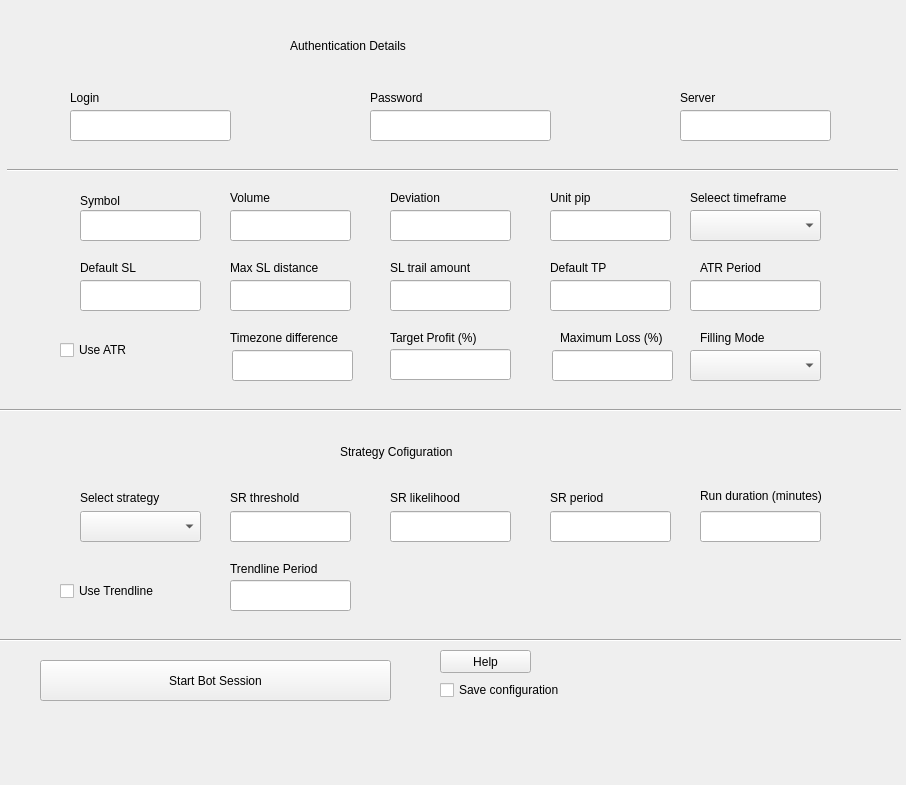
<?xml version="1.0" encoding="UTF-8"?>
<ui version="4.0">
 <class>Form</class>
 <widget class="QWidget" name="Form">
  <property name="geometry">
   <rect>
    <x>0</x>
    <y>0</y>
    <width>906</width>
    <height>785</height>
   </rect>
  </property>
  <property name="windowTitle">
   <string>Form</string>
  </property>
  <widget class="QLabel" name="volume_label">
   <property name="geometry">
    <rect>
     <x>230</x>
     <y>190</y>
     <width>61</width>
     <height>16</height>
    </rect>
   </property>
   <property name="text">
    <string>Volume</string>
   </property>
  </widget>
  <widget class="QLineEdit" name="deviation">
   <property name="geometry">
    <rect>
     <x>390</x>
     <y>210</y>
     <width>121</width>
     <height>31</height>
    </rect>
   </property>
  </widget>
  <widget class="QLabel" name="symbol_label">
   <property name="geometry">
    <rect>
     <x>80</x>
     <y>190</y>
     <width>71</width>
     <height>21</height>
    </rect>
   </property>
   <property name="text">
    <string>Symbol</string>
   </property>
  </widget>
  <widget class="QLabel" name="deviation_label">
   <property name="geometry">
    <rect>
     <x>390</x>
     <y>190</y>
     <width>61</width>
     <height>16</height>
    </rect>
   </property>
   <property name="text">
    <string>Deviation</string>
   </property>
  </widget>
  <widget class="QPushButton" name="start_button">
   <property name="geometry">
    <rect>
     <x>40</x>
     <y>660</y>
     <width>351</width>
     <height>41</height>
    </rect>
   </property>
   <property name="text">
    <string>Start Bot Session</string>
   </property>
  </widget>
  <widget class="QLabel" name="sl_trail_label">
   <property name="geometry">
    <rect>
     <x>390</x>
     <y>260</y>
     <width>81</width>
     <height>16</height>
    </rect>
   </property>
   <property name="text">
    <string>SL trail amount</string>
   </property>
  </widget>
  <widget class="QLineEdit" name="unit_pip">
   <property name="geometry">
    <rect>
     <x>550</x>
     <y>210</y>
     <width>121</width>
     <height>31</height>
    </rect>
   </property>
  </widget>
  <widget class="QLabel" name="unit_pip_label">
   <property name="geometry">
    <rect>
     <x>550</x>
     <y>190</y>
     <width>61</width>
     <height>16</height>
    </rect>
   </property>
   <property name="text">
    <string>Unit pip</string>
   </property>
  </widget>
  <widget class="QLabel" name="default_sl_label">
   <property name="geometry">
    <rect>
     <x>80</x>
     <y>260</y>
     <width>61</width>
     <height>16</height>
    </rect>
   </property>
   <property name="text">
    <string>Default SL</string>
   </property>
  </widget>
  <widget class="QLineEdit" name="sl_trail">
   <property name="geometry">
    <rect>
     <x>390</x>
     <y>280</y>
     <width>121</width>
     <height>31</height>
    </rect>
   </property>
  </widget>
  <widget class="QLineEdit" name="volume">
   <property name="geometry">
    <rect>
     <x>230</x>
     <y>210</y>
     <width>121</width>
     <height>31</height>
    </rect>
   </property>
  </widget>
  <widget class="QLineEdit" name="default_tp">
   <property name="geometry">
    <rect>
     <x>550</x>
     <y>280</y>
     <width>121</width>
     <height>31</height>
    </rect>
   </property>
  </widget>
  <widget class="QLineEdit" name="max_sl_dist">
   <property name="geometry">
    <rect>
     <x>230</x>
     <y>280</y>
     <width>121</width>
     <height>31</height>
    </rect>
   </property>
  </widget>
  <widget class="QLabel" name="default_tp_label">
   <property name="geometry">
    <rect>
     <x>550</x>
     <y>260</y>
     <width>81</width>
     <height>16</height>
    </rect>
   </property>
   <property name="text">
    <string>Default TP</string>
   </property>
  </widget>
  <widget class="QLabel" name="max_sl_dist_label">
   <property name="geometry">
    <rect>
     <x>230</x>
     <y>260</y>
     <width>91</width>
     <height>16</height>
    </rect>
   </property>
   <property name="text">
    <string>Max SL distance</string>
   </property>
  </widget>
  <widget class="QLineEdit" name="symbol">
   <property name="geometry">
    <rect>
     <x>80</x>
     <y>210</y>
     <width>121</width>
     <height>31</height>
    </rect>
   </property>
  </widget>
  <widget class="QLineEdit" name="default_sl">
   <property name="geometry">
    <rect>
     <x>80</x>
     <y>280</y>
     <width>121</width>
     <height>31</height>
    </rect>
   </property>
  </widget>
  <widget class="QLineEdit" name="login">
   <property name="geometry">
    <rect>
     <x>70</x>
     <y>110</y>
     <width>161</width>
     <height>31</height>
    </rect>
   </property>
  </widget>
  <widget class="QLineEdit" name="password">
   <property name="geometry">
    <rect>
     <x>370</x>
     <y>110</y>
     <width>181</width>
     <height>31</height>
    </rect>
   </property>
  </widget>
  <widget class="QLineEdit" name="server">
   <property name="geometry">
    <rect>
     <x>680</x>
     <y>110</y>
     <width>151</width>
     <height>31</height>
    </rect>
   </property>
  </widget>
  <widget class="QLabel" name="login_label">
   <property name="geometry">
    <rect>
     <x>70</x>
     <y>90</y>
     <width>61</width>
     <height>16</height>
    </rect>
   </property>
   <property name="text">
    <string>Login</string>
   </property>
  </widget>
  <widget class="QLabel" name="password_label">
   <property name="geometry">
    <rect>
     <x>370</x>
     <y>90</y>
     <width>61</width>
     <height>16</height>
    </rect>
   </property>
   <property name="text">
    <string>Password</string>
   </property>
  </widget>
  <widget class="QLabel" name="server_label">
   <property name="geometry">
    <rect>
     <x>680</x>
     <y>90</y>
     <width>61</width>
     <height>16</height>
    </rect>
   </property>
   <property name="text">
    <string>Server</string>
   </property>
  </widget>
  <widget class="QCheckBox" name="use_atr">
   <property name="geometry">
    <rect>
     <x>60</x>
     <y>340</y>
     <width>76</width>
     <height>20</height>
    </rect>
   </property>
   <property name="text">
    <string>Use ATR</string>
   </property>
  </widget>
  <widget class="QCheckBox" name="save_config">
   <property name="geometry">
    <rect>
     <x>440</x>
     <y>680</y>
     <width>151</width>
     <height>20</height>
    </rect>
   </property>
   <property name="text">
    <string>Save configuration</string>
   </property>
  </widget>
  <widget class="QLineEdit" name="sr_likelihood">
   <property name="geometry">
    <rect>
     <x>390</x>
     <y>511</y>
     <width>121</width>
     <height>31</height>
    </rect>
   </property>
  </widget>
  <widget class="QLineEdit" name="sr_threshold">
   <property name="geometry">
    <rect>
     <x>230</x>
     <y>511</y>
     <width>121</width>
     <height>31</height>
    </rect>
   </property>
  </widget>
  <widget class="QComboBox" name="timeframe">
   <property name="geometry">
    <rect>
     <x>690</x>
     <y>210</y>
     <width>131</width>
     <height>31</height>
    </rect>
   </property>
  </widget>
  <widget class="QComboBox" name="strategy">
   <property name="geometry">
    <rect>
     <x>80</x>
     <y>511</y>
     <width>121</width>
     <height>31</height>
    </rect>
   </property>
  </widget>
  <widget class="QLabel" name="strategy_label">
   <property name="geometry">
    <rect>
     <x>80</x>
     <y>490</y>
     <width>111</width>
     <height>16</height>
    </rect>
   </property>
   <property name="text">
    <string>Select strategy</string>
   </property>
  </widget>
  <widget class="QLabel" name="timeframe_label">
   <property name="geometry">
    <rect>
     <x>690</x>
     <y>190</y>
     <width>101</width>
     <height>16</height>
    </rect>
   </property>
   <property name="text">
    <string>Seleect timeframe</string>
   </property>
  </widget>
  <widget class="QLabel" name="sr_likelihood_label">
   <property name="geometry">
    <rect>
     <x>390</x>
     <y>490</y>
     <width>101</width>
     <height>16</height>
    </rect>
   </property>
   <property name="text">
    <string>SR likelihood</string>
   </property>
  </widget>
  <widget class="QLabel" name="sr_thresold_label">
   <property name="geometry">
    <rect>
     <x>230</x>
     <y>490</y>
     <width>91</width>
     <height>16</height>
    </rect>
   </property>
   <property name="text">
    <string>SR threshold</string>
   </property>
  </widget>
  <widget class="Line" name="line">
   <property name="geometry">
    <rect>
     <x>7</x>
     <y>160</y>
     <width>891</width>
     <height>20</height>
    </rect>
   </property>
   <property name="orientation">
    <enum>Qt::Horizontal</enum>
   </property>
  </widget>
  <widget class="Line" name="line_2">
   <property name="geometry">
    <rect>
     <x>0</x>
     <y>400</y>
     <width>901</width>
     <height>20</height>
    </rect>
   </property>
   <property name="orientation">
    <enum>Qt::Horizontal</enum>
   </property>
  </widget>
  <widget class="QLineEdit" name="atr_period">
   <property name="geometry">
    <rect>
     <x>690</x>
     <y>280</y>
     <width>131</width>
     <height>31</height>
    </rect>
   </property>
  </widget>
  <widget class="QLabel" name="atr_period_label">
   <property name="geometry">
    <rect>
     <x>700</x>
     <y>260</y>
     <width>61</width>
     <height>16</height>
    </rect>
   </property>
   <property name="text">
    <string>ATR Period</string>
   </property>
  </widget>
  <widget class="QLabel" name="strategy_title">
   <property name="geometry">
    <rect>
     <x>340</x>
     <y>431</y>
     <width>361</width>
     <height>41</height>
    </rect>
   </property>
   <property name="text">
    <string>Strategy Cofiguration</string>
   </property>
  </widget>
  <widget class="QLabel" name="auth_title">
   <property name="geometry">
    <rect>
     <x>290</x>
     <y>30</y>
     <width>321</width>
     <height>31</height>
    </rect>
   </property>
   <property name="text">
    <string>Authentication Details</string>
   </property>
  </widget>
  <widget class="Line" name="line_3">
   <property name="geometry">
    <rect>
     <x>0</x>
     <y>630</y>
     <width>901</width>
     <height>20</height>
    </rect>
   </property>
   <property name="orientation">
    <enum>Qt::Horizontal</enum>
   </property>
  </widget>
  <widget class="QPushButton" name="help_button">
   <property name="geometry">
    <rect>
     <x>440</x>
     <y>650</y>
     <width>91</width>
     <height>23</height>
    </rect>
   </property>
   <property name="text">
    <string>Help</string>
   </property>
  </widget>
  <widget class="QLineEdit" name="sr_period">
   <property name="geometry">
    <rect>
     <x>550</x>
     <y>511</y>
     <width>121</width>
     <height>31</height>
    </rect>
   </property>
  </widget>
  <widget class="QLabel" name="sr_period_label">
   <property name="geometry">
    <rect>
     <x>550</x>
     <y>490</y>
     <width>61</width>
     <height>16</height>
    </rect>
   </property>
   <property name="text">
    <string>SR period</string>
   </property>
  </widget>
  <widget class="QLineEdit" name="timezone_diff">
   <property name="geometry">
    <rect>
     <x>232</x>
     <y>350</y>
     <width>121</width>
     <height>31</height>
    </rect>
   </property>
  </widget>
  <widget class="QLabel" name="timezone_diff_label">
   <property name="geometry">
    <rect>
     <x>230</x>
     <y>330</y>
     <width>121</width>
     <height>16</height>
    </rect>
   </property>
   <property name="text">
    <string>Timezone difference</string>
   </property>
  </widget>
  <widget class="QLineEdit" name="target_profit">
   <property name="geometry">
    <rect>
     <x>390</x>
     <y>349</y>
     <width>121</width>
     <height>31</height>
    </rect>
   </property>
  </widget>
  <widget class="QLineEdit" name="max_loss">
   <property name="geometry">
    <rect>
     <x>552</x>
     <y>350</y>
     <width>121</width>
     <height>31</height>
    </rect>
   </property>
  </widget>
  <widget class="QLabel" name="target_profit_label">
   <property name="geometry">
    <rect>
     <x>390</x>
     <y>330</y>
     <width>111</width>
     <height>16</height>
    </rect>
   </property>
   <property name="text">
    <string>Target Profit (%)</string>
   </property>
  </widget>
  <widget class="QLabel" name="max_loss_label">
   <property name="geometry">
    <rect>
     <x>560</x>
     <y>330</y>
     <width>121</width>
     <height>16</height>
    </rect>
   </property>
   <property name="text">
    <string>Maximum Loss (%)</string>
   </property>
  </widget>
  <widget class="QComboBox" name="filling_mode">
   <property name="geometry">
    <rect>
     <x>690</x>
     <y>350</y>
     <width>131</width>
     <height>31</height>
    </rect>
   </property>
  </widget>
  <widget class="QLabel" name="filling_mode_label">
   <property name="geometry">
    <rect>
     <x>700</x>
     <y>330</y>
     <width>111</width>
     <height>16</height>
    </rect>
   </property>
   <property name="text">
    <string>Filling Mode</string>
   </property>
  </widget>
  <widget class="QLineEdit" name="session_duration">
   <property name="geometry">
    <rect>
     <x>700</x>
     <y>511</y>
     <width>121</width>
     <height>31</height>
    </rect>
   </property>
  </widget>
  <widget class="QLabel" name="session_duration_label">
   <property name="geometry">
    <rect>
     <x>700</x>
     <y>480</y>
     <width>141</width>
     <height>31</height>
    </rect>
   </property>
   <property name="text">
    <string>Run duration (minutes)</string>
   </property>
  </widget>
  <widget class="QLabel" name="trendline_period_label">
   <property name="geometry">
    <rect>
     <x>230</x>
     <y>561</y>
     <width>111</width>
     <height>16</height>
    </rect>
   </property>
   <property name="text">
    <string>Trendline Period</string>
   </property>
  </widget>
  <widget class="QCheckBox" name="use_trendline">
   <property name="geometry">
    <rect>
     <x>60</x>
     <y>581</y>
     <width>101</width>
     <height>20</height>
    </rect>
   </property>
   <property name="text">
    <string>Use Trendline</string>
   </property>
  </widget>
  <widget class="QLineEdit" name="trendline_period">
   <property name="geometry">
    <rect>
     <x>230</x>
     <y>580</y>
     <width>121</width>
     <height>31</height>
    </rect>
   </property>
  </widget>
 </widget>
 <resources/>
 <connections/>
</ui>
